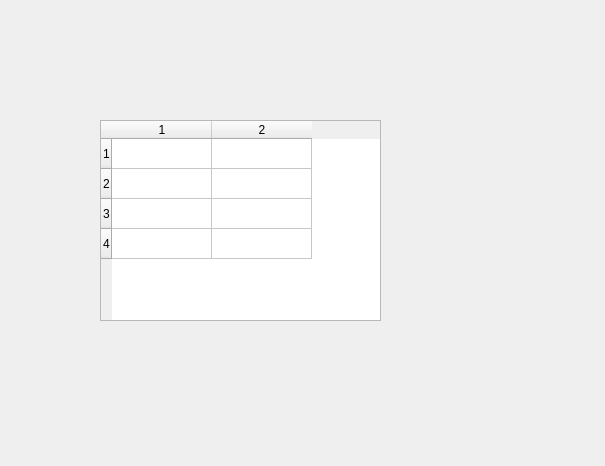
<?xml version="1.0" encoding="UTF-8"?>
<ui version="4.0">
 <class>Dialog</class>
 <widget class="QDialog" name="Dialog">
  <property name="geometry">
   <rect>
    <x>0</x>
    <y>0</y>
    <width>605</width>
    <height>466</height>
   </rect>
  </property>
  <property name="windowTitle">
   <string>Dialog</string>
  </property>
  <widget class="QTableWidget" name="tableWidget">
   <property name="geometry">
    <rect>
     <x>100</x>
     <y>120</y>
     <width>281</width>
     <height>201</height>
    </rect>
   </property>
   <row>
    <property name="text">
     <string>1</string>
    </property>
   </row>
   <row>
    <property name="text">
     <string>2</string>
    </property>
   </row>
   <row>
    <property name="text">
     <string>3</string>
    </property>
   </row>
   <row>
    <property name="text">
     <string>4</string>
    </property>
   </row>
   <column>
    <property name="text">
     <string>1</string>
    </property>
   </column>
   <column>
    <property name="text">
     <string>2</string>
    </property>
   </column>
  </widget>
 </widget>
 <resources/>
 <connections/>
</ui>
